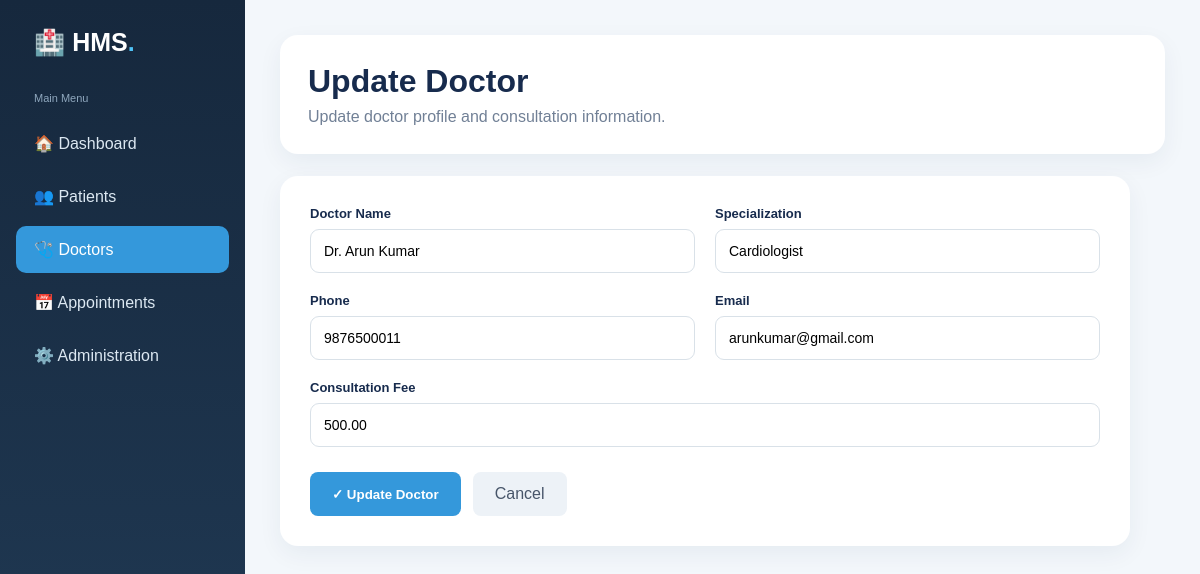
/doctors/edit/3/, run on the app's committed database.
### patients/models.py (models this page shows, shortened)
class Doctor(models.Model):
    name = models.CharField(max_length=100)
    specialization = models.CharField(max_length=100)
    phone = models.CharField(max_length=15)
    email = models.EmailField()
    experience = models.IntegerField()
    consultation_fee = models.DecimalField(
        max_digits=10,
        decimal_places=2
    )

### patients/views.py (the view)
def edit_doctor(request, id):
    doctor = get_object_or_404(
        Doctor,
        id=id
    )
    if request.method == 'POST':
        form = DoctorForm(
            request.POST,
            instance=doctor
        )
        if form.is_valid():
            form.save()
            return redirect('doctor_list')
    else:
        form = DoctorForm(
            instance=doctor
        )
    return render(
        request,
        'patients/edit_doctor.html',
        {
            'form': form,
            'doctor': doctor
        }
    )

### patients/forms.py
class DoctorForm(forms.ModelForm):
    class Meta:
        model = Doctor
        fields = '__all__'

### hospital/patients/templates/patients/edit_doctor.html (shortened to what this page needs)
<!DOCTYPE html>
<html lang="en">
<head>
</head>
<body>
<div class="sidebar">
    <div class="logo">
        🏥 HMS<span>.</span>
    </div>
    <div class="menu-title">
        Main Menu
    </div>
    <div class="menu">
        <a href="{% url 'dashboard' %}">
            🏠 Dashboard
        </a>
        <a href="{% url 'patient_list' %}">
            👥 Patients
        </a>
        <a href="{% url 'doctor_list' %}" class="active">
            🩺 Doctors
        </a>
        <a href="{% url 'appointment_list' %}">
            📅 Appointments
        </a>
        <a href="/admin/">
            ⚙️ Administration
        </a>
    </div>
</div>
<div class="main">
    <div class="header">
        <h1>Update Doctor</h1>
        <p>
            Update doctor profile and consultation information.
        </p>
    </div>
    <div class="card">
        <form method="POST">
            <div class="grid">
                <div class="field">
                    <label>Doctor Name</label>
                    <input
                        type="text"
                        name="name"
                        value="{{ doctor.name }}"
                        required
                    >
                </div>
                <div class="field">
                    <label>Specialization</label>
                    <input
                        type="text"
                        name="specialization"
                        value="{{ doctor.specialization }}"
                        required
                    >
                </div>
                <div class="field">
                    <label>Phone</label>
                    <input
                        type="text"
                        name="phone"
                        value="{{ doctor.phone }}"
                        required
                    >
                </div>
                <div class="field">
                    <label>Email</label>
                    <input
                        type="email"
                        name="email"
                        value="{{ doctor.email }}"
                    >
                </div>
                <div class="field full">
                    <label>Consultation Fee</label>
                    <input
                        type="number"
                        name="consultation_fee"
                        value="{{ doctor.consultation_fee }}"
                        required
                    >
                </div>
            </div>
            <div class="actions">
                <button type="submit" class="update">
                    ✓ Update Doctor
                </button>
                <a
                    href="{% url 'doctor_list' %}"
                    class="cancel">
                    Cancel
                </a>
            </div>
        </form>
    </div>
</div>
</body>
</html>

### hospital/patients/templates/patients/edit_doctor.html (style rules this page uses)
* { box-sizing: border-box; }
body { margin: 0; font-family: Arial,sans-serif; background: #f3f7fb; color: #172b4d; }
.sidebar { position: fixed; width: 245px; height: 100vh; background: linear-gradient(180deg,#16283d,#213b56); padding: 28px 16px; color: white; }
.logo { font-size: 25px; font-weight: bold; padding: 0 18px 35px; }
.logo span { color: #4fc3f7; }
.menu-title { font-size: 11px; color: #8fa7bd; padding: 0 18px 10px; }
.menu a { display: block; padding: 14px 18px; margin: 6px 0; border-radius: 10px; color: #dce8f2; text-decoration: none; }
.menu a:hover, .menu a.active { background: #3498db; color: white; }
.main { margin-left: 245px; padding: 35px; }
.header, .card { background: white; border-radius: 18px; box-shadow: 0 8px 25px rgba(20,50,80,.06); }
.header { padding: 28px; margin-bottom: 22px; }
.header h1 { margin: 0 0 8px; }
.header p { margin: 0; color: #718096; }
.card { max-width: 850px; padding: 30px; }
.grid { display: grid; grid-template-columns: 1fr 1fr; gap: 20px; }
.field { display: flex; flex-direction: column; }
.full { grid-column: 1/-1; }
label { font-size: 13px; font-weight: bold; margin-bottom: 8px; }
input { padding: 13px; border: 1px solid #d9e1e8; border-radius: 9px; outline: none; font-size: 14px; }
.actions { margin-top: 25px; display: flex; gap: 12px; }
.update { border: none; background: #3498db; color: white; padding: 13px 22px; border-radius: 8px; font-weight: bold; cursor: pointer; }
.cancel { text-decoration: none; background: #edf2f7; color: #475569; padding: 13px 22px; border-radius: 8px; }

### data on the page
Doctor: name "Dr. Arun Kumar", specialization "Cardiologist", phone "9876500011", email "arunkumar@gmail.com", consultation_fee "500.00"
